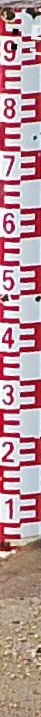
//> input picture test/1.jpg, 41 x 717 px
$ ./main   (built with g++ and OpenCV 4)
//> lines starting //> are read from the running program, lines starting //| are printed output that depends on the picture

#include <stdio.h>
#include <tchar.h>
#include <iostream>
#include <fstream>
#include <map>
using namespace std;
#include "opencv2/highgui/highgui.hpp"
#include "opencv2/imgproc/imgproc.hpp"
#include "opencv2/core/core.hpp"
#include "opencv2/features2d/features2d.hpp"
#include "opencv2/objdetect/objdetect.hpp"
using namespace cv;
int main(int argc, char *argv[]) {

	string file ="base.bmp" ;
	cin >> file;
//> the answer given: ../test/1.jpg
	float base_n = 100;
	int n = 350;
	cin >> n;
//> the answer given: 3
	if (n<1)
		return 0;
	Mat im = imread(file,CV_LOAD_IMAGE_GRAYSCALE);
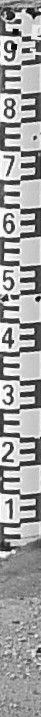
//> im: 717 rows x 41 cols, CV_8UC1; min 2, max 255, mean 160.6
	int r = n / base_n * im.rows;
//> r = 21
	Mat result = Mat::zeros(Size(im.cols, r), CV_8UC1);
	for (int i = r; i > 0; --i) {
		if (i - im.rows >= 0) {
			int r1 = i - im.rows;
			int r2 = i;
			im.copyTo(result.rowRange(r1, r2));
			i = i - im.rows+1;
		}
		else {
			im.rowRange(im.rows - i, im.rows).copyTo(result.rowRange(0, i));
			break;
		}
	}
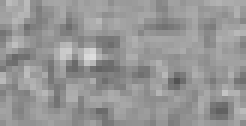
//> result: 21 rows x 41 cols, CV_8UC1 (shown 6 times larger); min 83, max 221, mean 149.9
	imwrite("cache.png",result);
}

$ run again, on test/12.jpg
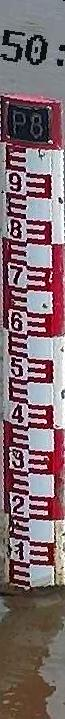
//> input picture test/12.jpg, 65 x 719 px
//> `Mat im = imread(file,CV_LOAD_IMAGE_GRAYSCALE);`:
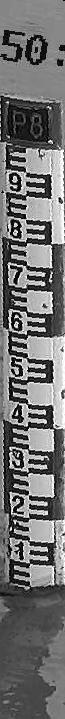
//> im: 719 rows x 65 cols, CV_8UC1; min 0, max 255, mean 113.3
//> after the loop `for (int i = r; i > 0; --i)`:
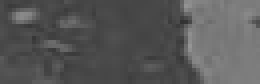
//> result: 21 rows x 65 cols, CV_8UC1 (shown 4 times larger); min 50, max 149, mean 87.6

$ run again, on test/2.jpg
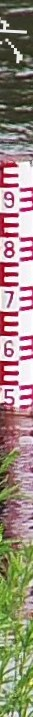
//> input picture test/2.jpg, 33 x 717 px
//> `Mat im = imread(file,CV_LOAD_IMAGE_GRAYSCALE);`:
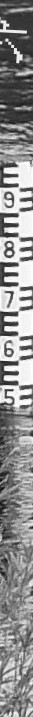
//> im: 717 rows x 33 cols, CV_8UC1; min 10, max 255, mean 143.1
//> after the loop `for (int i = r; i > 0; --i)`:
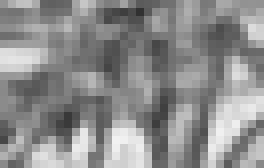
//> result: 21 rows x 33 cols, CV_8UC1 (shown 8 times larger); min 49, max 241, mean 141

$ run again, on test/3.jpg
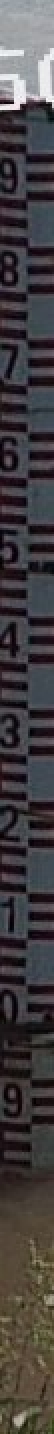
//> input picture test/3.jpg, 27 x 717 px (shown 2 times larger)
//> `Mat im = imread(file,CV_LOAD_IMAGE_GRAYSCALE);`:
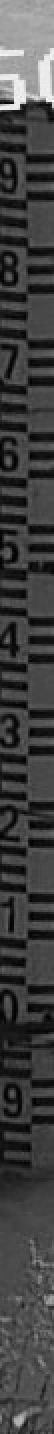
//> im: 717 rows x 27 cols, CV_8UC1 (shown 2 times larger); min 0, max 255, mean 64.8
//> after the loop `for (int i = r; i > 0; --i)`:
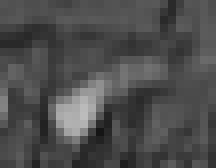
//> result: 21 rows x 27 cols, CV_8UC1 (shown 8 times larger); min 21, max 188, mean 77.2
